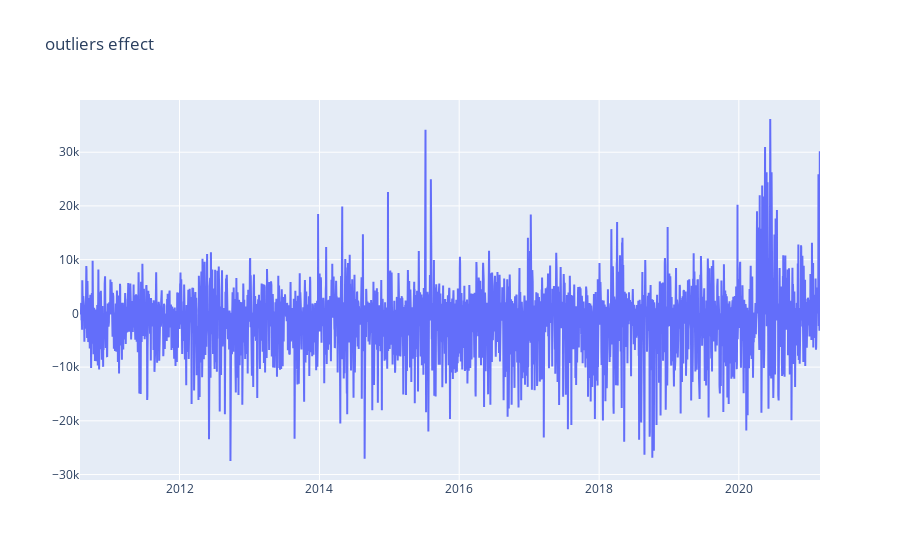

The cell this chart's notebook holds for it:
### Markdown cell above
### Next thing is to check outliers
Above we used week aggregations, but if we will try to predict daily data, it is necessary to check if there are  outliers.

### Code cell
dataset['outliers_effect'] =(dataset.hires-dataset.hires.rolling(config['outliers_smooth']).median()).fillna(0)


plotly_df(dataset.set_index("ds"), columns=['outliers_effect'],  title = 'outliers effect')
# outliers_effect is a difference of median value around N measuremnent and the particular measuremnent

### Figure 1 — Plotly figure (JSON) as saved in the notebook; plotly's stock layout.template omitted (floating-point values rounded to 4 significant figures; data arrays with more than 128 entries replaced by an {"elided": "..."} marker saying what was removed)
{"data": [{"mode": "lines", "name": "outliers_effect", "type": "scatter", "x": {"elided": "3867 str values"}, "y": {"elided": "3867 int values"}}], "layout": {"title": {"text": "outliers effect"}}}
